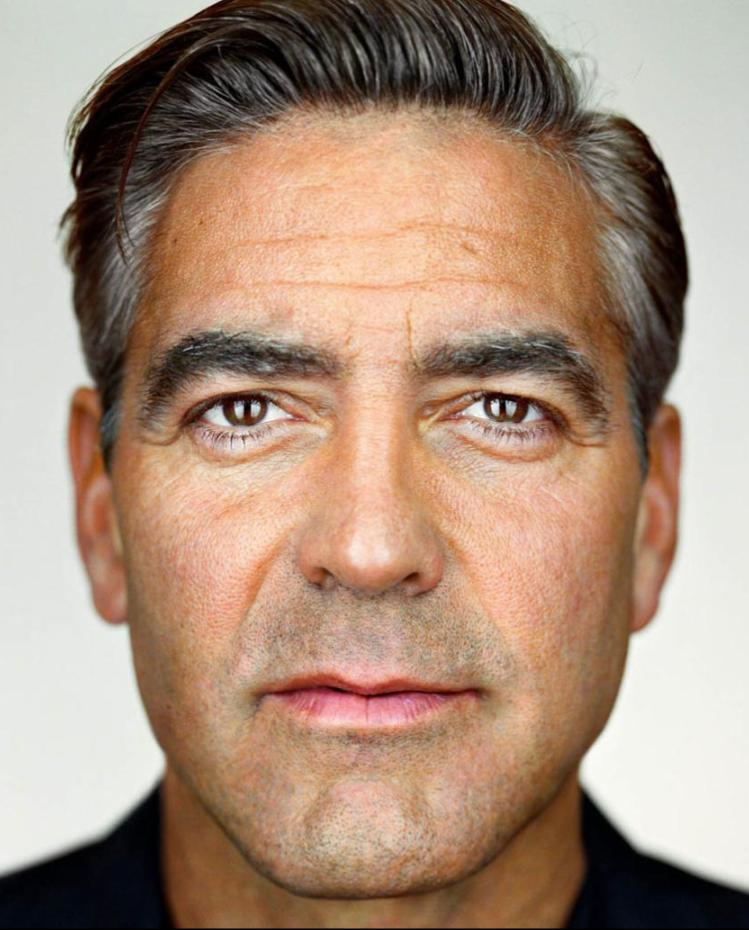
#> input picture A.I/07_OpenCV/img/actor.jpg, 749 x 930 px
$ jupyter execute 'Open CV_Basic.ipynb'   (shell and % lines are left out)   (text cells are left out)
#> lines starting #> are read from the running program, lines starting #| are printed output that depends on the picture; pictures that were not available may be replaced by others from this repository, and a replacement may not be noted
[cell 1]
# 필요한 라이브러리 불러옵니다.
import cv2

# 변수를 할당해줍니다.
img_file = 'img/actor.jpg'
img = cv2.imread(img_file)
#> img is the input picture: shape (930, 749, 3); mean B, G, R 124.8, 143.8, 170.2

# 'IMG'라는 창이름으로 화면에 표시합니다.
cv2.imshow('IMG', img)
cv2.waitKey()
cv2.destroyAllWindows()

[cell 2]
# 필요한 라이브러리 불러옵니다.
import matplotlib.pyplot as plt
import cv2

# 이미지를 불러옵니다.
img = cv2.imread('img/girl_face.jpg')
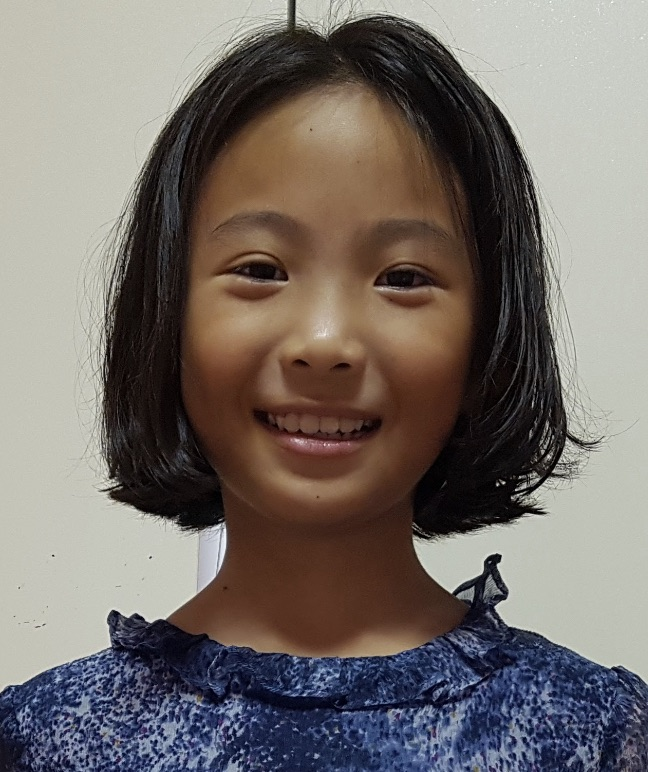
#> input picture A.I/07_OpenCV/img/girl_face.jpg, 648 x 772 px
#> img is the input picture: shape (772, 648, 3); mean B, G, R 106.3, 110.6, 117.9

# 축을 끕니다.
plt.axis('off')
plt.imshow(cv2.cvtColor(img, cv2.COLOR_BGR2RGB))
plt.show()

[cell 3]
import cv2

img_file = 'img/image.jpg'

# cv2.IMREAD_GRAYSCALE : 흑백 사진으로 보여줍니다.
img = cv2.imread(img_file, cv2.IMREAD_GRAYSCALE)
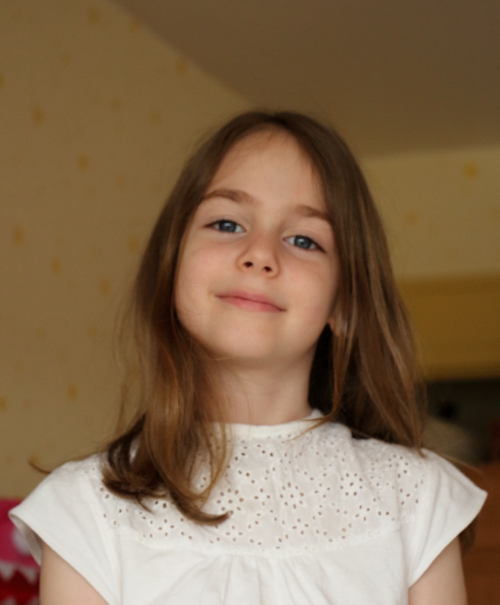
#> input picture A.I/07_OpenCV/img/image.jpg, 1000 x 1209 px (shown at 1/2 size)
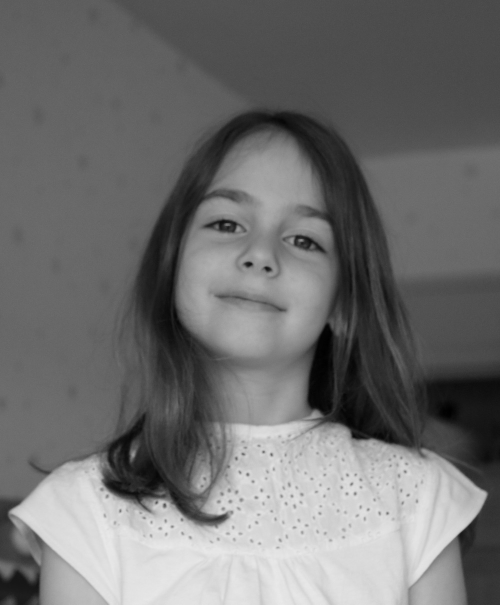
#> img: shape (1209, 1000) (shown at 1/2 size); min 0, max 234, mean 111.2

# 'IMG'라는 창이름으로 화면에 표시합니다.
cv2.imshow('IMG', img)
cv2.waitKey()
cv2.destroyAllWindows()

[cell 4]
import cv2

img_file = 'img/image.jpg'

# 이미지를 흑백으로 읽어옵니다.
img = cv2.imread(img_file, cv2.IMREAD_GRAYSCALE)

# 이미지를 저장합니다.
cv2.imwrite('img/girl_gray.jpg', img)

# 이미지를 보여줍니다.
cv2.imshow(img_file, img)
cv2.waitKey()
cv2.destroyAllWindows()

[cell 5]
import cv2

img_file = 'img/actor.jpg'
img = cv2.imread(img_file)

cv2.imshow('IMG', img)
cv2.waitKey()
cv2.destroyAllWindows()

[cell 6]
import cv2

img_file = 'img/actor.jpg'
img = cv2.imread(img_file)

cv2.imwrite('img/actor2.jpg', img)

cv2.imshow('IMG', img)
cv2.waitKey()
cv2.destroyAllWindows()

[cell 7]
import cv2

img_file = 'img/actor.jpg'

# cv2.IMREAD_GRAYSCALE : 흑백 사진으로 보여준다.
img = cv2.imread(img_file, cv2.IMREAD_GRAYSCALE)
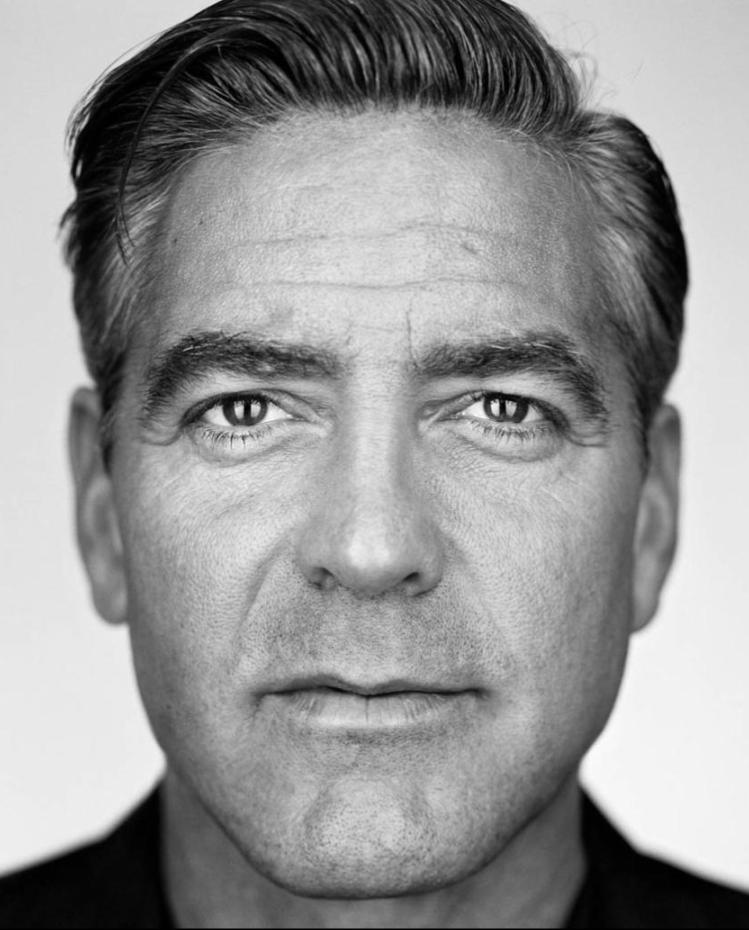
#> img: shape (930, 749); min 0, max 254, mean 149.5

cv2.imshow('IMG', img)
cv2.waitKey()
cv2.destroyAllWindows()

[cell 8]
import cv2

video_file = 'img/big_buck.avi'

cap = cv2.VideoCapture(video_file)

cap.read()
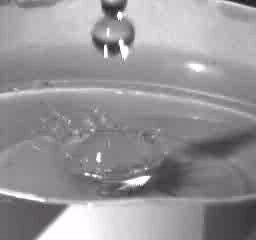
#> input picture frame 18 of A.I/07_OpenCV/data/drop.avi, 256 x 240 px, given in place of big_buck.avi, which was not available

[cell 9]
import cv2

# 파일 경로를 설정해줍니다.
video_file = 'img/big_buck.avi'

# 객체를 생성해줍니다.
cap = cv2.VideoCapture(video_file)

if cap.isOpened(): # 객체가 초기화 되었는지 확인합니다.
    while True: # 프레임을 계속 읽게 해줍니다.
        ret, img = cap.read() # 프레임을 읽고 True와 image 행렬을 각각 ret과 img에 보내줍니다.
#> img is the input picture: shape (240, 256, 3); mean B, G, R 151.1, 148.7, 150.7
